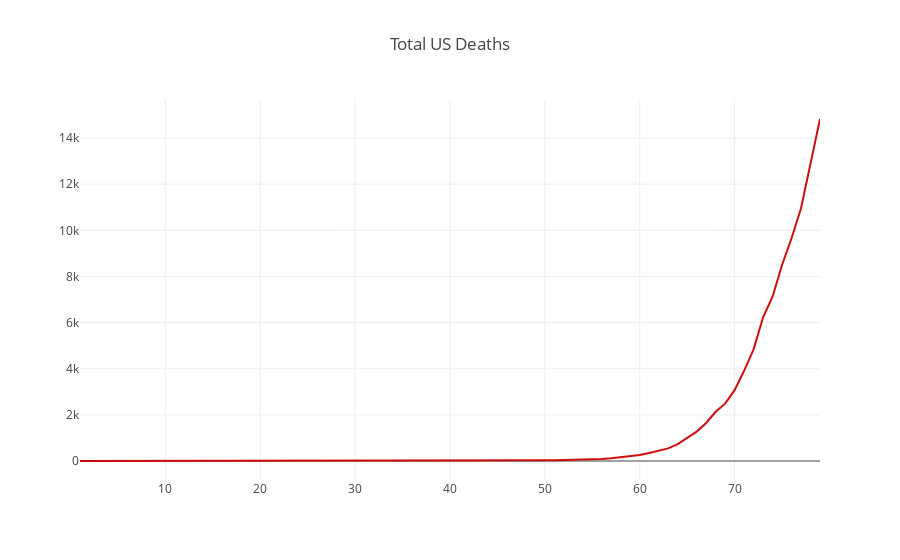

Here is the notebook cell this chart was saved with:
### Markdown cell above
## The Curve: Total Deaths, USA

Just 2020 COVID-19 Deaths, cumulative as reported by the New York Times (https://github.com/nytimes/covid-19-data).

**This is another scary graph!** The deaths keep piling up!

### Code cell
val curve_total_deaths: Vector[Int] = totalNewDaily(state = None).map(_.totalDeaths)

val curve_total_deaths_trace = Scatter(
  (1 to curve_total_deaths.size),
  curve_total_deaths,
  name = "2020 Covid Death-Toll",
  mode = ScatterMode(ScatterMode.Lines),
  marker = Marker(
    color = Color.RGBA(204, 0, 0, 0.95),
    line = Line(
      color = Color.RGBA(217, 217, 217, 1.0),
      width = 1.0
    ),
    symbol = Symbol.Circle(),
    size = 3
  )
)

val data = Seq(curve_total_deaths_trace)

val layout = Layout("Total US Deaths")

plot(data, layout)

### Figure 1 — Plotly figure (JSON) as saved in the notebook; plotly's stock layout.template omitted (floating-point values rounded to 4 significant figures)
{"data": [{"marker": {"color": "rgba(204, 0, 0, 0.95)", "line": {"color": "rgba(217, 217, 217, 1.0)", "width": 1}, "size": 3, "symbol": "circle"}, "mode": "lines", "name": "2020 Covid Death-Toll", "type": "scatter", "x": [1, 2, 3, 4, 5, 6, 7, 8, 9, 10, 11, 12, 13, 14, 15, 16, 17, 18, 19, 20, 21, 22, 23, 24, 25, 26, 27, 28, 29, 30, 31, 32, 33, 34, 35, 36, 37, 38, 39, 40, 41, 42, 43, 44, 45, 46, 47, 48, 49, 50, 51, 52, 53, 54, 55, 56, 57, 58, 59, 60, 61, 62, 63, 64, 65, 66, 67, 68, 69, 70, 71, 72, 73, 74, 75, 76, 77, 78, 79], "y": [0, 0, 0, 0, 0, 0, 0, 0, 0, 0, 0, 0, 0, 0, 0, 0, 0, 0, 0, 0, 0, 0, 0, 0, 0, 0, 0, 0, 0, 0, 0, 0, 0, 0, 0, 0, 0, 0, 0, 1, 3, 6, 10, 12, 12, 15, 19, 22, 26, 31, 37, 43, 50, 60, 68, 91, 116, 157, 203, 265, 343, 436, 546, 731, 990, 1275, 1649, 2134, 2486, 3073, 3911, 4841, 6232, 7121, 8499, 9655, 10959, 12956, 14827]}], "layout": {"title": "Total US Deaths"}}
